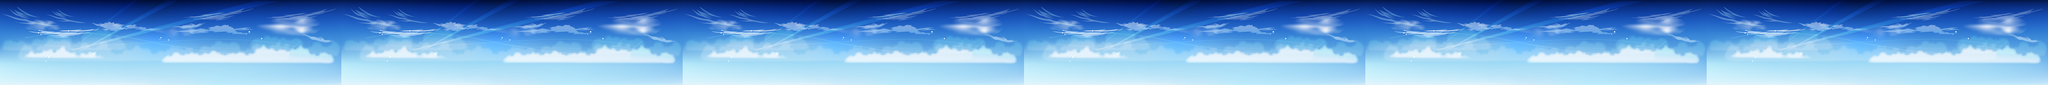

This game map was drawn from its Tiled (.tmx) file and the tilesets committed beside it. A one-line description and the trimmed map source follow:
An orthogonal 24x1 tile map with 512x512 px tiles, 1 tile layer (Tile Layer 1).

<map version="1.0" orientation="orthogonal" width="24" height="1" tilewidth="512" tileheight="512">
 <tileset firstgid="1" name="world1-sky" tilewidth="512" tileheight="512">
  <image source="world1-sky.png" width="1024" height="1024" />
 </tileset>
 <layer name="Tile Layer 1" width="24" height="1">
  <data>[24 cells, 24 non-empty, 4 distinct tile ids]</data>
 </layer>
</map>
